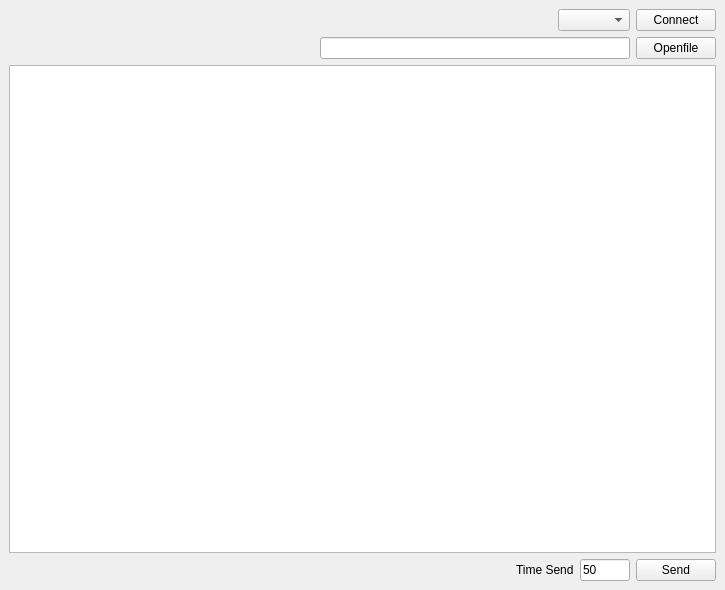
<?xml version="1.0" encoding="UTF-8"?>
<ui version="4.0">
 <class>MainWindow</class>
 <widget class="QMainWindow" name="MainWindow">
  <property name="geometry">
   <rect>
    <x>0</x>
    <y>0</y>
    <width>725</width>
    <height>590</height>
   </rect>
  </property>
  <property name="windowTitle">
   <string>MainWindow</string>
  </property>
  <widget class="QWidget" name="centralwidget">
   <layout class="QVBoxLayout" name="verticalLayout">
    <item>
     <layout class="QHBoxLayout" name="horizontalLayout">
      <item>
       <spacer name="horizontalSpacer">
        <property name="orientation">
         <enum>Qt::Horizontal</enum>
        </property>
        <property name="sizeHint" stdset="0">
         <size>
          <width>40</width>
          <height>20</height>
         </size>
        </property>
       </spacer>
      </item>
      <item>
       <widget class="QComboBox" name="cb_port"/>
      </item>
      <item>
       <widget class="QPushButton" name="bt_connect">
        <property name="text">
         <string>Connect</string>
        </property>
       </widget>
      </item>
     </layout>
    </item>
    <item>
     <layout class="QHBoxLayout" name="horizontalLayout_2">
      <item>
       <spacer name="horizontalSpacer_2">
        <property name="orientation">
         <enum>Qt::Horizontal</enum>
        </property>
        <property name="sizeHint" stdset="0">
         <size>
          <width>40</width>
          <height>20</height>
         </size>
        </property>
       </spacer>
      </item>
      <item>
       <widget class="QLineEdit" name="l_file"/>
      </item>
      <item>
       <widget class="QPushButton" name="bt_file">
        <property name="text">
         <string>Openfile</string>
        </property>
       </widget>
      </item>
     </layout>
    </item>
    <item>
     <widget class="QTextEdit" name="log_panel"/>
    </item>
    <item>
     <layout class="QHBoxLayout" name="horizontalLayout_3">
      <item>
       <spacer name="horizontalSpacer_3">
        <property name="orientation">
         <enum>Qt::Horizontal</enum>
        </property>
        <property name="sizeHint" stdset="0">
         <size>
          <width>40</width>
          <height>20</height>
         </size>
        </property>
       </spacer>
      </item>
      <item>
       <widget class="QLabel" name="label">
        <property name="text">
         <string>Time Send</string>
        </property>
       </widget>
      </item>
      <item>
       <widget class="QLineEdit" name="lineEdit">
        <property name="maximumSize">
         <size>
          <width>50</width>
          <height>16777215</height>
         </size>
        </property>
        <property name="text">
         <string>50</string>
        </property>
       </widget>
      </item>
      <item>
       <widget class="QPushButton" name="bt_send">
        <property name="text">
         <string>Send</string>
        </property>
       </widget>
      </item>
     </layout>
    </item>
   </layout>
  </widget>
 </widget>
 <resources/>
 <connections/>
</ui>
